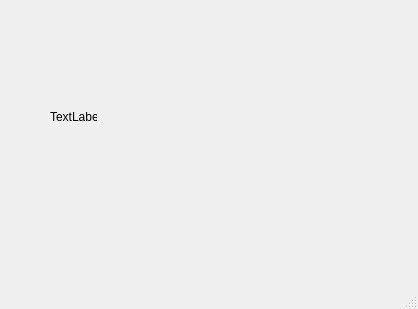
<?xml version="1.0" encoding="UTF-8"?>
<ui version="4.0">
 <class>MainWindow</class>
 <widget class="QMainWindow" name="MainWindow">
  <property name="geometry">
   <rect>
    <x>0</x>
    <y>0</y>
    <width>418</width>
    <height>309</height>
   </rect>
  </property>
  <property name="windowTitle">
   <string>MainWindow</string>
  </property>
  <widget class="QWidget" name="centralwidget">
   <widget class="QLabel" name="label">
    <property name="geometry">
     <rect>
      <x>50</x>
      <y>110</y>
      <width>47</width>
      <height>13</height>
     </rect>
    </property>
    <property name="text">
     <string>TextLabel</string>
    </property>
   </widget>
  </widget>
  <widget class="QMenuBar" name="menubar">
   <property name="geometry">
    <rect>
     <x>0</x>
     <y>0</y>
     <width>418</width>
     <height>21</height>
    </rect>
   </property>
  </widget>
  <widget class="QStatusBar" name="statusbar"/>
 </widget>
 <resources/>
 <connections/>
</ui>
